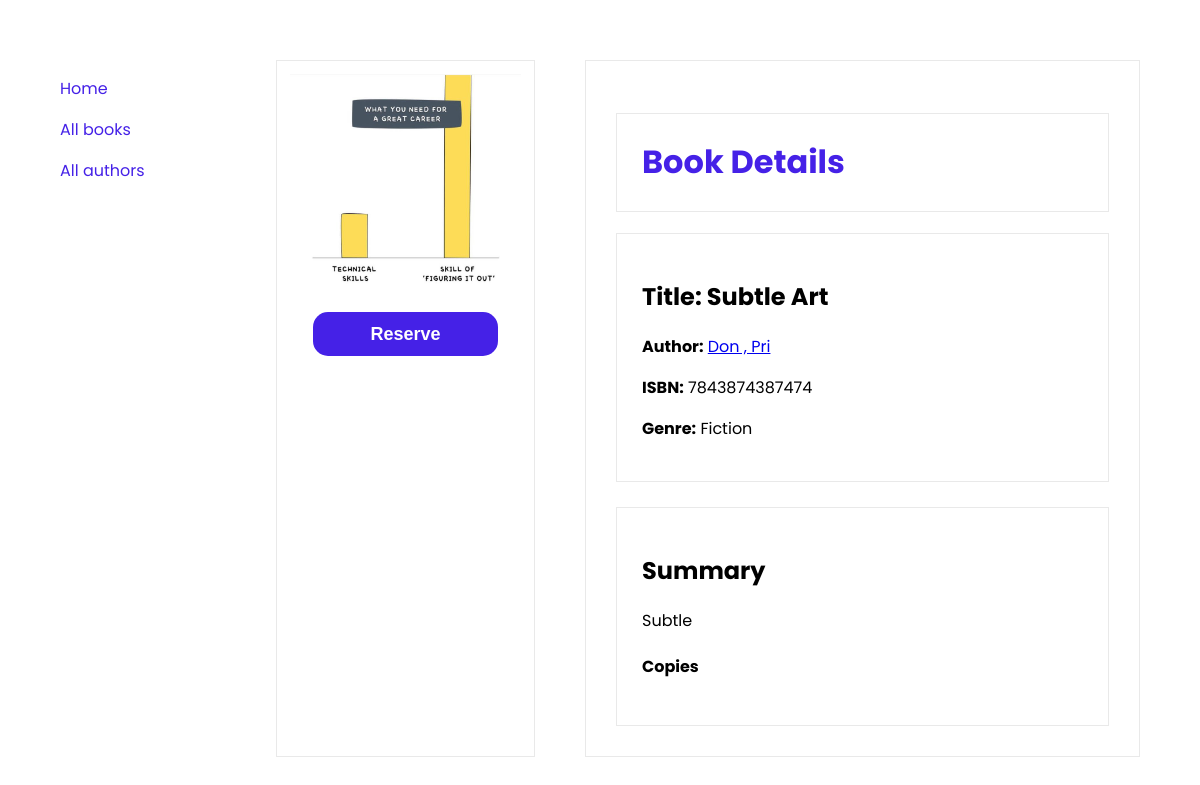
The app's page /catalog/books/4 with its own data.
### catalog/models.py (models this page shows, shortened)
class Book(models.Model):
    title = models.CharField(max_length=200)
    author = models.ForeignKey('Author', on_delete=models.SET_NULL, null=True)
    summary = models.TextField(max_length=1000, help_text="Enter a brief description of the book")
    isbn = models.CharField('ISBN', max_length=13, unique=True, help_text='13 character <a href="https://www.isbn-international.org/content/what-isbn">ISBN number</a> ')
    genre = models.ManyToManyField(Genre, help_text='Select a genre for this book')
    image = models.ImageField(upload_to='uploads')

class Author(models.Model):
    first_name = models.CharField(max_length=100)
    last_name = models.CharField(max_length=100)
    date_of_birth = models.DateField(null=True, blank=True)
    date_of_death = models.DateField('Died',null=True, blank=True)
    class Meta:
        ordering = ['last_name', 'first_name']
    def __str__(self):
        return f'{self.last_name} , {self.first_name}'

class Genre(models.Model):
    name = models.CharField(max_length=200, help_text="Enter a book genre (e.g. Science Fiction)")
    def __str__(self):
        return self.name

### catalog/views.py (the view)
# urls.py: path('books/<int:pk>', views.bookDetails, name='bookDetails'),
def bookDetails(request, pk):
    book = Book.objects.get(id=pk)
    context = {
        'book': book
    }
    return render(request, 'catalog/bookDetails.html', context)

### catalog/templates/catalog/bookDetails.html
{% extends 'catalog/base_generic.html'%} {% block MainContent %}
<div class="content">
  <div class="book-grid">
    <div class="border-style">
      <img
        class="book-img-main"
        src="{{ book.image.url }}"
        alt="{{ book.title }}"
      />
      <div class="center" >
        <button class="btn-style">Reserve</button>
      </div>
    </div>
    <div class="book-container">
      <h1 class="border-style">Book Details</h1>
      <div class="border-style">
        <h2>Title: {{ book.title }}</h2>
        <strong>Author:</strong>
        <a href="{% url 'authorDetails' book.author.id %}">{{ book.author }}</a>
        <p><strong>ISBN:</strong> {{ book.isbn }}</p>
        <p><strong>Genre:</strong> {{ book.genre.all|join:", " }}</p>
      </div>
      <br />
      <div class="border-style">
        <h2>Summary</h2>
        {{ book.summary }}
        <h4>Copies</h4>
      </div>
    </div>
  </div>
</div>
{% endblock %}

### catalog/static/css/styles.css (style rules this page uses)
:root { --primary-color: rgb(69, 33, 231); }
body { font-family: 'Poppins'; margin: 5%; }
h1 { color: var(--primary-color); }
.book-grid { display: grid; grid-template-columns: 30% 70%; }
.book-img-main { width: 100%; }
.book-container { margin-left: 50px; padding: 5%; border: 1px solid rgba(128, 128, 128, 0.178); }
.border-style { padding: 5%; border: 1px solid rgba(128, 128, 128, 0.178); }
.btn-style { padding: 5% 25%; background-color: var(--primary-color); font-weight: bold; font-size: 18px; border: none; color: white; border-radius: 15px; }
.center { display: flex; justify-content: center; }

### records on screen
Book: image (picture), title "Subtle Art", author "Don , Pri", isbn "7843874387474", genre.all "Fiction", summary "Subtle"
